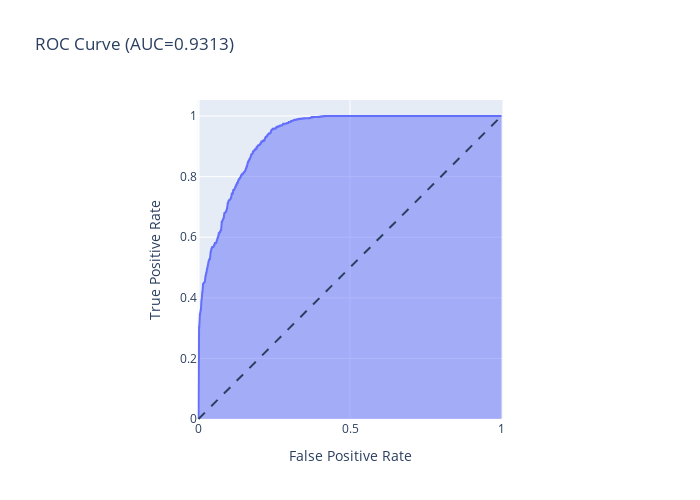

This figure's notebook cell:
### Code cell
plot_roc(model,x_test,y_test)

### Figure 1 — Plotly figure (JSON) as saved in the notebook; plotly's stock layout.template omitted (floating-point values rounded to 4 significant figures; data arrays with more than 128 entries replaced by an {"elided": "..."} marker saying what was removed)
{"data": [{"hovertemplate": "False Positive Rate=%{x}<br>True Positive Rate=%{y}<extra></extra>", "legendgroup": "", "line": {"color": "#636efa"}, "marker": {"symbol": "circle"}, "mode": "lines", "name": "", "orientation": "v", "showlegend": false, "stackgroup": "1", "type": "scatter", "x": {"elided": "822 float values"}, "xaxis": "x", "y": {"elided": "822 float values"}, "yaxis": "y"}], "layout": {"height": 500, "legend": {"tracegroupgap": 0}, "shapes": [{"line": {"dash": "dash"}, "type": "line", "x0": 0, "x1": 1, "y0": 0, "y1": 1}], "title": {"text": "ROC Curve (AUC=0.9313)"}, "width": 700, "xaxis": {"anchor": "y", "constrain": "domain", "domain": [0, 1], "title": {"text": "False Positive Rate"}}, "yaxis": {"anchor": "x", "domain": [0, 1], "scaleanchor": "x", "scaleratio": 1, "title": {"text": "True Positive Rate"}}}}
